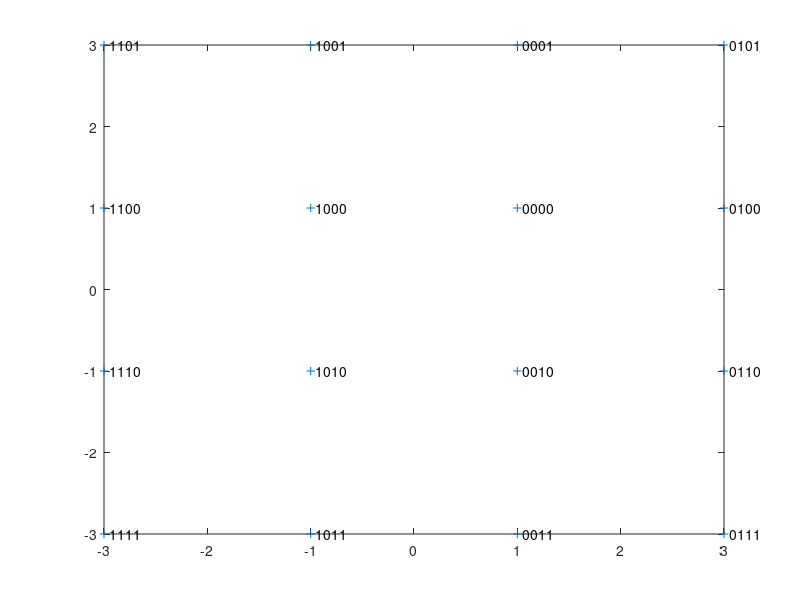

Write the MATLAB code that produced this figure.
M=16;
L=sqrt(M);
k=log2(M);
p=[1 3 -1 -3];
const=ones(L,1)*p + j*p.'*ones(1,L);
const=reshape(const,1,16);
figure(2); clf
plot(real(const),imag(const),'+')
hold on
for i=1:M
    text(real(const(i))+0.05,imag(const(i)),dec2bin(i-1,k))
end
